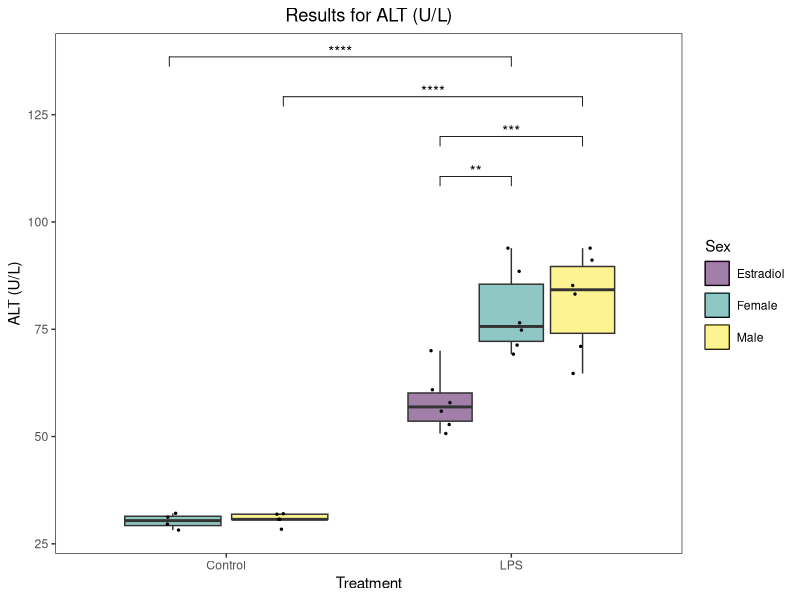
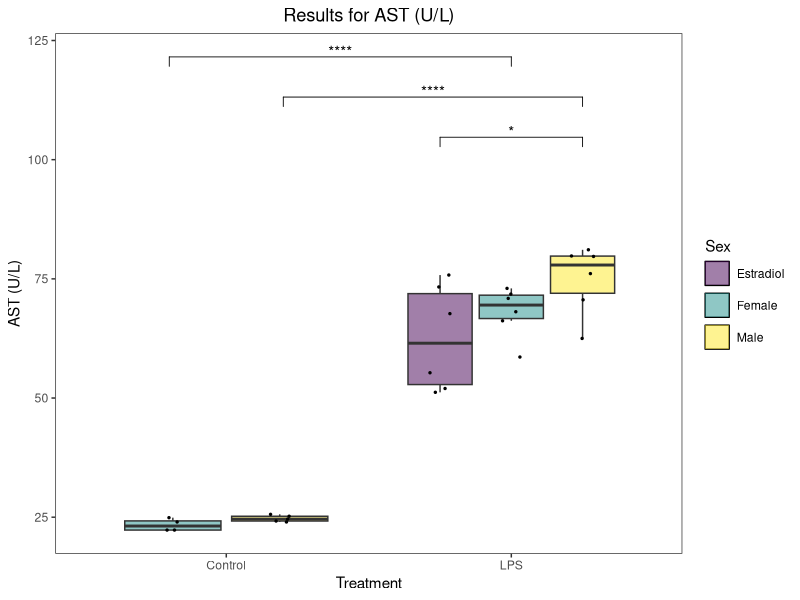
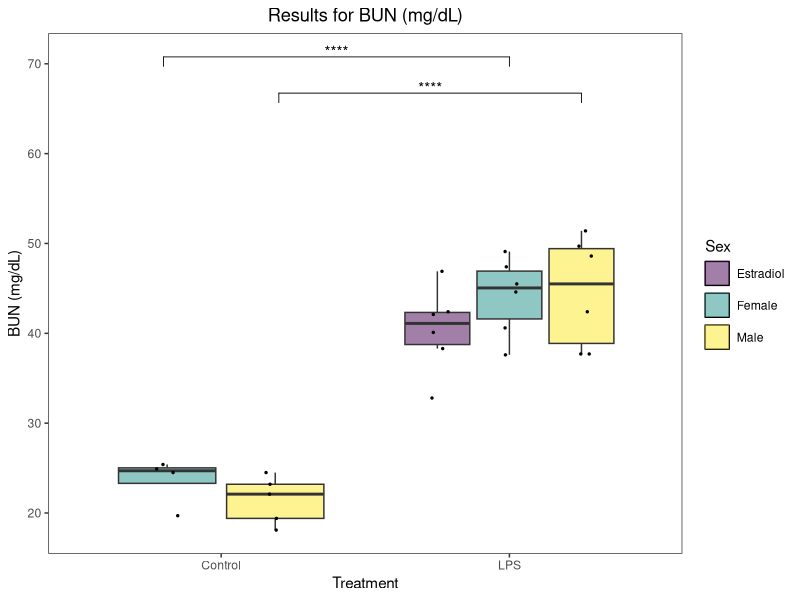
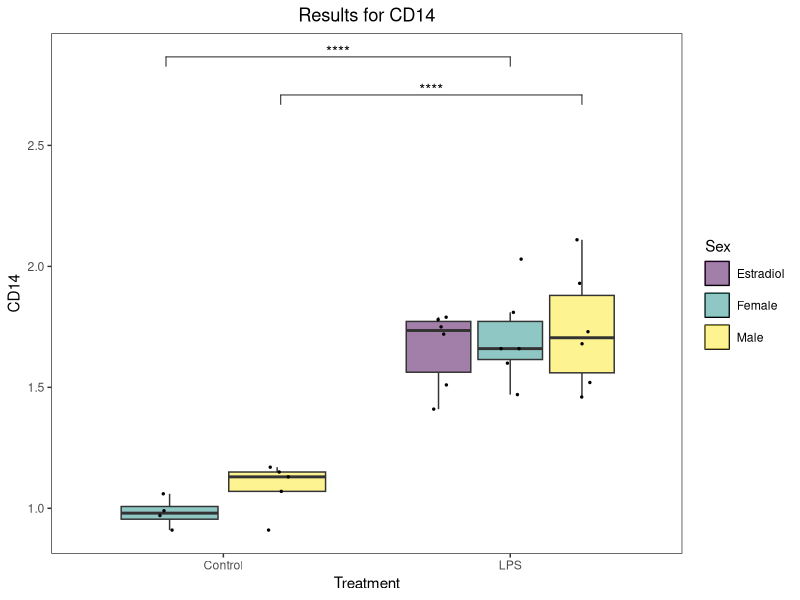
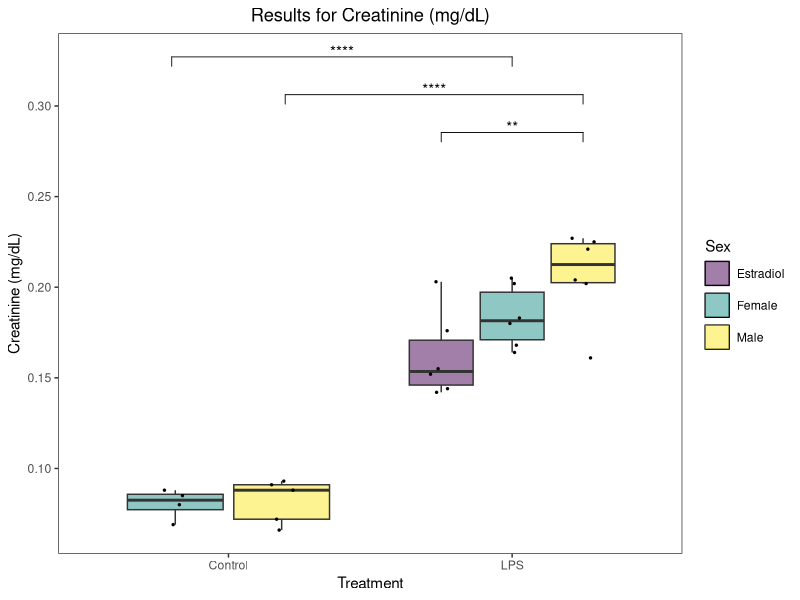
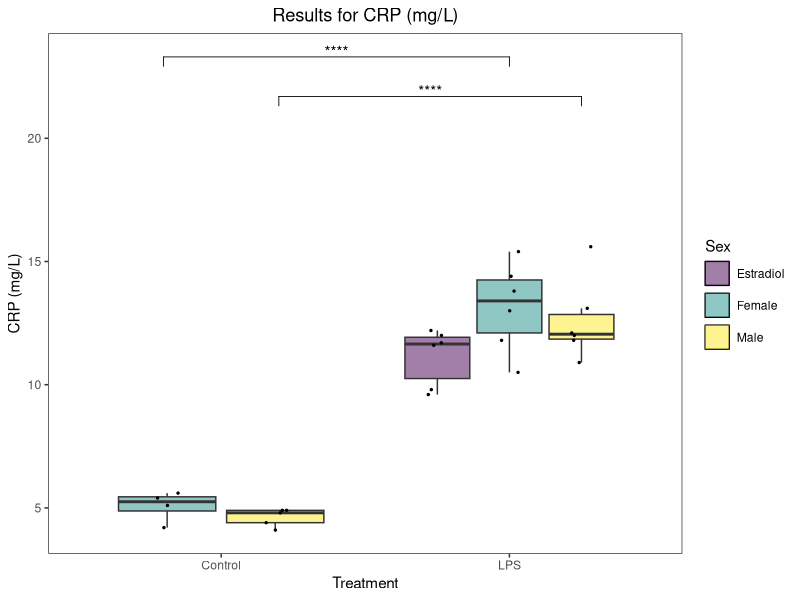
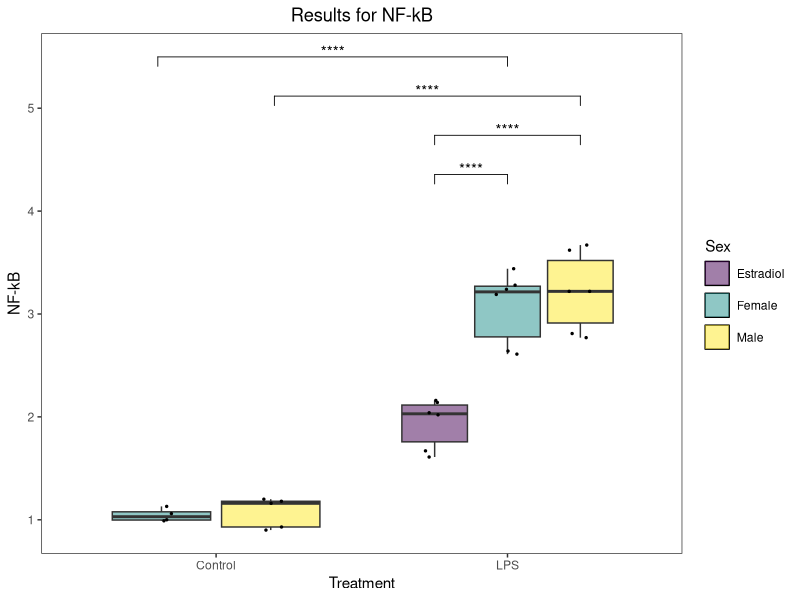
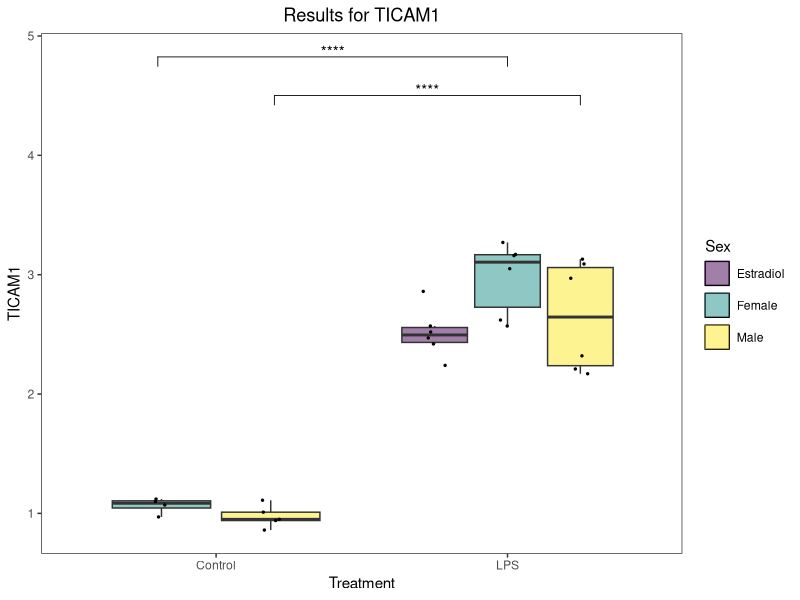

Reproduce these figures in R, in order.
####### PREAMBLE ###############################################################

requiredPackages <- c("readxl", "dplyr", "ggplot2", "viridis", "rstatix", "tidyr", "ggpubr", "patchwork")


ipak <- function(pkg){
  new.pkg <- pkg[!(pkg %in% installed.packages()[, "Package"])]
  if (length(new.pkg))
    install.packages(new.pkg, dependencies = TRUE)
  sapply(pkg, require, character.only = TRUE)
}

ipak(requiredPackages)

#Set your working directory
setwd("~/R/SepticShock")


####### DATA PREP ##############################################################

# Read the original data from the first sheet "Clinical Data" to get the original column names
original_data <- read_excel("SepticShockDataR.xlsx", sheet = "Core Data")

# Create a mapping of original names to modified names
original_names <- names(original_data)[-1:-4]
modified_names <- make.names(original_names)
name_mapping <- setNames(original_names, modified_names)

# Read the data and rename columns
data <- original_data %>%
  rename_all(make.names)

# Convert to tidy format
tidy_data<-data %>% 
  pivot_longer(cols = AST..U.L.:CD14, names_to = "Observation", values_to = "Values") %>%
  mutate("Sex:Treatment" = paste0(Sex, ":", Treatment)) %>%
  drop_na(Values)

tidy_data$`Sex:Treatment` <- factor(tidy_data$`Sex:Treatment`, 
                                    levels = c("Female:Control", 
                                               "Male:Control", 
                                               "Estradiol:LPS", 
                                               "Female:LPS", 
                                               "Male:LPS"))
tidy_data$Patient.ID <- factor(tidy_data$Patient.ID)
tidy_data$Species <- factor(tidy_data$Species)
tidy_data$Sex <- factor(tidy_data$Sex)
tidy_data$Treatment <- factor(tidy_data$Treatment)
tidy_data$Observation <- factor(tidy_data$Observation)

# Calculate means and standard deviations
mean_sd_table <- tidy_data %>%
  group_by(Observation, `Sex:Treatment`) %>%
  summarize(Mean = mean(Values, na.rm = TRUE),
            Std_Dev = sd(Values, na.rm = TRUE)) %>%
  mutate(Formatted = paste0(round(Mean, 2), " ± ", round(Std_Dev, 2))) %>%
  select(Observation, `Sex:Treatment`, Formatted) %>%
  pivot_wider(names_from = `Sex:Treatment`, 
              values_from = Formatted, 
              names_glue = "{gsub(':', ' ', `Sex:Treatment`)}") %>%
  group_by(Observation) %>%
  summarize(across(everything(), ~ paste(na.omit(.), collapse = ""))) %>%
  ungroup() %>%
  # Replace observation names with original names
  mutate(Observation = name_mapping[Observation])

# Save the Stats table to a CSV file
write.csv(mean_sd_table, "SSD_Core_StatsTable.csv", row.names = FALSE, fileEncoding = "UTF-8")

# Perform Tukey's HSD test
tidy_tukey<-tidy_data %>% 
  group_by(Observation) %>% 
  tukey_hsd(Values ~ Sex * Treatment) %>%
  ungroup()


write.csv(tidy_tukey, "SSD_Core_TukeyHSD.csv", row.names = FALSE) 

# Filter to retain only Group Differences between reasonable groups
tidy_tukey<-tidy_tukey %>%
  filter(term == "Sex:Treatment") %>%
  filter(group1 != "Female:Control" | group2 != "Male:LPS") %>%
  filter(group1 != "Female:Control" | group2 != "Estradiol:LPS") %>%
  filter(group1 != "Male:Control" | group2 != "Female:LPS") %>%
  filter(group1 != "Estradiol:Control") %>%
  filter(group1 != "Male:Control" | group2 != "Estradiol:LPS")  %>%
  filter(p.adj.signif != 'ns') 


# Filter to retain sets where at least one p-value is less than 0.05
sig_observations <- tidy_tukey %>%
  group_by(Observation) %>%
  filter(any(p.adj < 0.05)) %>%
  ungroup()

# Extract unique names of significant observations
sig_observations <- sig_observations %>%
  distinct(Observation)

write.csv(sig_observations, "SSD_Core_Sig_Observations.csv", row.names = FALSE)

plots_list <- list()


####### INDIVIDUAL PLOTTING ####################################################

for (observation in sig_observations$Observation) {
  original_observation <- name_mapping[[observation]]
  
  plot_data <- tidy_data %>%
    filter(Observation == observation) %>%
    dplyr::select(Sex, Treatment, 'Sex:Treatment', Values)
  plot_tukey <- tidy_tukey %>%
    filter(Observation == observation)
  plot_tukey <- plot_tukey %>%  
    add_y_position(test = ., 
                   data = plot_data, 
                   formula = Values ~ Sex:Treatment, 
                   fun = "max", 
                   scales = "free", 
                   comparisons = list(c("Female:LPS", "Male:LPS"),
                                      c("Estradiol:LPS", "Female:LPS"),
                                      c("Estradiol:LPS", "Male:LPS"),
                                      c("Male:Control", "Male:LPS"), 
                                      c("Female:Control", "Female:LPS")),
                   step.increase = 0.12) %>%
    add_x_position(test = ., x = 'Sex:Treatment')
  
  plot_tukey <- mutate(plot_tukey, xmin = case_when(xmin == 1 ~ 0.8,
                                                    xmin == 2 ~ 1.2,
                                                    xmin == 3 ~ 1.75,
                                                    xmin == 4 ~ 2))
  plot_tukey <- mutate(plot_tukey, xmax = case_when(xmax == 2 ~ 1.2,
                                                    xmax == 3 ~ 1.75,
                                                    xmax == 4 ~ 2,
                                                    xmax == 5 ~ 2.25))
  
  p <- ggplot(plot_data, 
              aes(x = Treatment, y = !!rlang::sym("Values"))) +
    geom_boxplot(outlier.shape = NA, 
                 aes(fill = Sex), 
                 key_glyph = draw_key_rect) +  # Remove outliers from boxplot to avoid duplication with jitter
    geom_point(aes(fill = Sex), 
               size = 0.5, 
               position=position_jitterdodge(jitter.width = 0.2), 
               show.legend = F) +
    labs(title = paste("Results for", original_observation),
         y = original_observation) +
    stat_pvalue_manual(plot_tukey, 
                       label = "p.adj.signif", 
                       y.position = "y.position", 
                       size = 3.88,
                       xmin = "xmin",
                       xmax = "xmax", 
                       hide.ns = TRUE, 
                       tip.length = 0.02, 
                       bracket.nudge.y = 0) +
    scale_fill_viridis(discrete = TRUE, 
                       alpha = 0.5, 
                       option="viridis") + 
    theme_bw() +
    theme(panel.grid.major = element_blank(),
          panel.grid.minor = element_blank(),
          plot.title = element_text(hjust = 0.5),
          legend.key = element_rect(color = "black"), 
          legend.key.spacing.y = unit(0.2, "cm"))
  
  print(p)
  
  # Save each plot as a PNG file
  ggsave(filename = paste0("boxplot_", 
                           observation, 
                           ".png"), 
         path = '~/R/SepticShock/Plots/Core',
         plot = p, 
         width = 8, 
         height = 6)
}


####### GRID PLOTTING ##########################################################

for (observation in sig_observations$Observation) {
  original_observation <- name_mapping[[observation]]
  
  plot_data <- tidy_data %>%
    filter(Observation == observation) %>%
    dplyr::select(Sex, Treatment, 'Sex:Treatment', Values)
  plot_tukey <- tidy_tukey %>%
    filter(Observation == observation)
  plot_tukey <- plot_tukey %>%  
    add_y_position(test = ., 
                   data = plot_data, 
                   formula = Values ~ Sex:Treatment, 
                   fun = "max", 
                   scales = "free", 
                   comparisons = list(c("Female:LPS", "Male:LPS"),
                                      c("Estradiol:LPS", "Female:LPS"),
                                      c("Estradiol:LPS", "Male:LPS"),
                                      c("Male:Control", "Male:LPS"), 
                                      c("Female:Control", "Female:LPS")),
                   step.increase = 0.12) %>%
    add_x_position(test = ., x = 'Sex:Treatment')
  
  plot_tukey <- mutate(plot_tukey, xmin = case_when(xmin == 1 ~ 0.8,
                                                    xmin == 2 ~ 1.2,
                                                    xmin == 3 ~ 1.75,
                                                    xmin == 4 ~ 2))
  plot_tukey <- mutate(plot_tukey, xmax = case_when(xmax == 2 ~ 1.2,
                                                    xmax == 3 ~ 1.75,
                                                    xmax == 4 ~ 2,
                                                    xmax == 5 ~ 2.25))
  
  p <- ggplot(plot_data, 
              aes(x = Treatment, y = !!rlang::sym("Values"))) +
    geom_boxplot(outlier.shape = NA, 
                 aes(fill = Sex), 
                 key_glyph = draw_key_rect) +  # Remove outliers from boxplot to avoid duplication with jitter
    geom_point(aes(fill = Sex), 
               size = 0.5, 
               position=position_jitterdodge(jitter.width = 0.2), 
               show.legend = FALSE) +  # Disable legend for now
    labs(title = paste("Results for", original_observation),
         y = original_observation) +
    stat_pvalue_manual(plot_tukey, 
                       label = "p.adj.signif", 
                       y.position = "y.position", 
                       size = 3.88,
                       xmin = "xmin",
                       xmax = "xmax", 
                       hide.ns = TRUE, 
                       tip.length = 0.02, 
                       bracket.nudge.y = 0) +
    scale_fill_viridis(discrete = TRUE, 
                       alpha = 0.5, 
                       option="viridis") + 
    theme_bw() +
    theme(panel.grid.major = element_blank(),
          panel.grid.minor = element_blank(),
          plot.title = element_text(hjust = 0.5),
          legend.key = element_rect(color = "black"), 
          legend.key.spacing.y = unit(0.2, "cm"),
          legend.position = "none")  # Remove legend
  
  # Store the plot without the legend in the list
  plots_list[[observation]] <- p
}

# Combine plots into a 2x2 grid with a shared legend
plot_2x2 <- (plots_list[[sig_observations$Observation[4]]] + plots_list[[sig_observations$Observation[9]]]) / 
  (plots_list[[sig_observations$Observation[8]]] + plots_list[[sig_observations$Observation[7]]]) + 
  plot_layout(guides = "collect") & theme(legend.position = 'right',
                                          legend.text = element_text(size = 12.5),
                                          legend.title = element_text(size = 15),
                                          legend.key.size = unit(1.25, "cm"),
                                          legend.spacing.x = unit(1, 'cm'))

# Combine plots into a 2x3 grid with a shared legend
plot_2x3 <- (plots_list[[sig_observations$Observation[1]]] + plots_list[[sig_observations$Observation[2]]]) / 
  (plots_list[[sig_observations$Observation[3]]] + plots_list[[sig_observations$Observation[5]]]) / 
  (plots_list[[sig_observations$Observation[6]]] + plots_list[[sig_observations$Observation[10]]]) + 
  plot_layout(guides = "collect") & theme(legend.position = 'right',
                                          legend.text = element_text(size = 15),
                                          legend.title = element_text(size = 18),
                                          legend.key.size = unit(1.5, "cm"),
                                          legend.spacing.x = unit(1, 'cm'))


# Save the combined plots
ggsave(filename = "InflammatoryMarkers.png",
       path = '~/R/SepticShock/Plots/Core',
       plot = plot_2x2, 
       width = 16, 
       height = 12)
ggsave(filename = "TargetOrgans.png",
       path = '~/R/SepticShock/Plots/Core',
       plot = plot_2x3, 
       width = 16, 
       height = 18)
